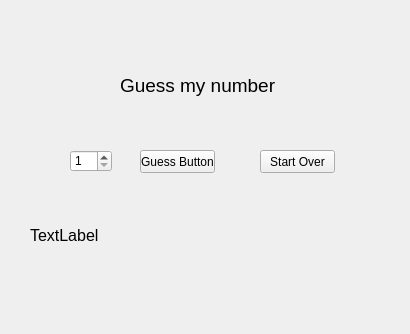
<?xml version="1.0" encoding="UTF-8"?>
<ui version="4.0">
 <class>Widget</class>
 <widget class="QWidget" name="Widget">
  <property name="geometry">
   <rect>
    <x>0</x>
    <y>0</y>
    <width>410</width>
    <height>334</height>
   </rect>
  </property>
  <property name="windowTitle">
   <string>Widget</string>
  </property>
  <widget class="QLabel" name="label">
   <property name="geometry">
    <rect>
     <x>120</x>
     <y>60</y>
     <width>201</width>
     <height>51</height>
    </rect>
   </property>
   <property name="font">
    <font>
     <pointsize>14</pointsize>
    </font>
   </property>
   <property name="text">
    <string>Guess my number</string>
   </property>
  </widget>
  <widget class="QSpinBox" name="spinBox">
   <property name="geometry">
    <rect>
     <x>70</x>
     <y>150</y>
     <width>42</width>
     <height>22</height>
    </rect>
   </property>
   <property name="minimum">
    <number>1</number>
   </property>
   <property name="maximum">
    <number>10</number>
   </property>
  </widget>
  <widget class="QPushButton" name="startOverButton">
   <property name="geometry">
    <rect>
     <x>260</x>
     <y>150</y>
     <width>75</width>
     <height>23</height>
    </rect>
   </property>
   <property name="text">
    <string>Start Over</string>
   </property>
  </widget>
  <widget class="QLabel" name="label_2">
   <property name="geometry">
    <rect>
     <x>120</x>
     <y>230</y>
     <width>211</width>
     <height>31</height>
    </rect>
   </property>
   <property name="font">
    <font>
     <pointsize>14</pointsize>
    </font>
   </property>
   <property name="text">
    <string/>
   </property>
  </widget>
  <widget class="QPushButton" name="guessButton">
   <property name="geometry">
    <rect>
     <x>140</x>
     <y>150</y>
     <width>75</width>
     <height>23</height>
    </rect>
   </property>
   <property name="text">
    <string>Guess Button</string>
   </property>
  </widget>
  <widget class="QLabel" name="messageLabel">
   <property name="geometry">
    <rect>
     <x>30</x>
     <y>210</y>
     <width>321</width>
     <height>51</height>
    </rect>
   </property>
   <property name="font">
    <font>
     <pointsize>12</pointsize>
    </font>
   </property>
   <property name="text">
    <string>TextLabel</string>
   </property>
  </widget>
 </widget>
 <layoutdefault spacing="6" margin="11"/>
 <resources/>
 <connections/>
</ui>
